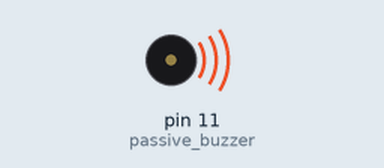
Bench run of a sketch on a simulated Arduino Uno, built with avr-gcc and run on an emulated ATmega328P. Parts: buzzer (waves = sounding).

Above: at 0.1 s.
Timing chart, 0 to 40.0 s (numbered marks = the images above):
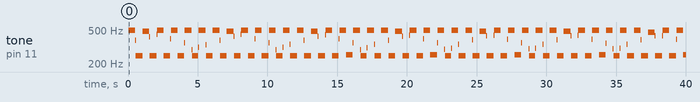

Measured:
- by itself, tone on pin 11 (passive_buzzer): plays 496 Hz for 0.48 s, 379 Hz for 0.04 s, 249 Hz for 0.48 s, 483 Hz for 0.48 s, 418 Hz for 0.04 s, 249 Hz for 0.48 s … (132 notes in this stretch)

The sketch:

Passive_Buzzer.ino
```cpp
int passive_buzzer = 11;
void setup() {
  pinMode (passive_buzzer, OUTPUT);
}

void loop() {
for (int i=0;i<250; i++)
{
  digitalWrite(passive_buzzer,HIGH);
  delay(1);
  digitalWrite(passive_buzzer,LOW);
  delay(1);
}
for (int i=0;i<125; i++)
{
  digitalWrite(passive_buzzer,HIGH);
  delay(2);
  digitalWrite(passive_buzzer,LOW);
  delay(2);
}
}
```
